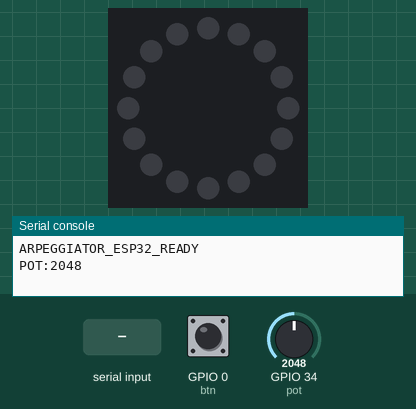
This program was run on a simulated ESP32 board running MicroPython. Parts: 16 RGB LEDs in a ring, first at the top, clockwise, the last lines printed to the serial console. Inputs (shaded band) come from the test bench; at power-on: GPIO 0 (btn) HIGH, GPIO 34 (pot) = 2048 (analog values on the 0–4095 scale). Dim RGB values are drawn brighter than linear.

Above: at 1.2 s.
1.3 s: GPIO 0 (btn) pulled LOW for 0.15 s
At 1.5 s:
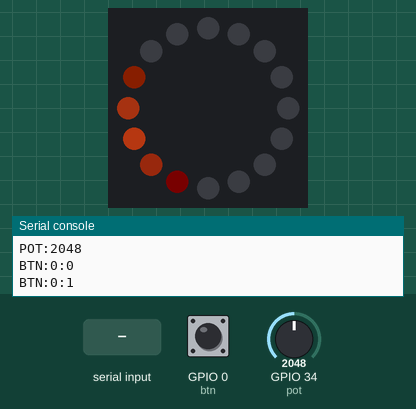
2.0 s: "NOTE:" typed at the serial console, then Enter
At 2.71 s:
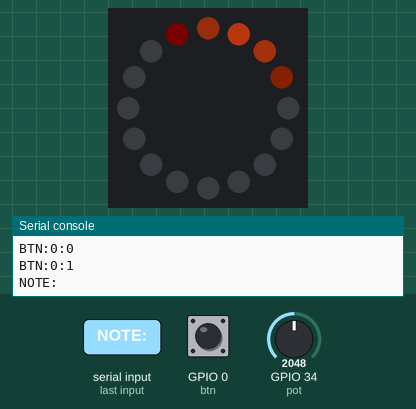
4.0 s: GPIO 34 (pot) set to 2866
At 4.82 s:
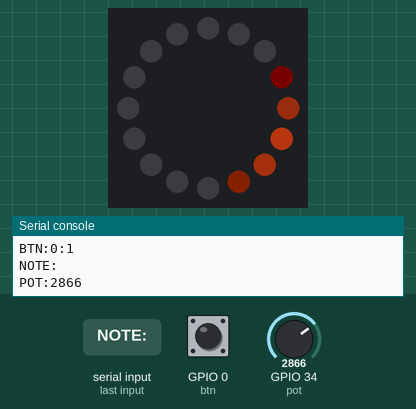
6.1 s: "RESET" typed at the serial console, then Enter
At 6.63 s:
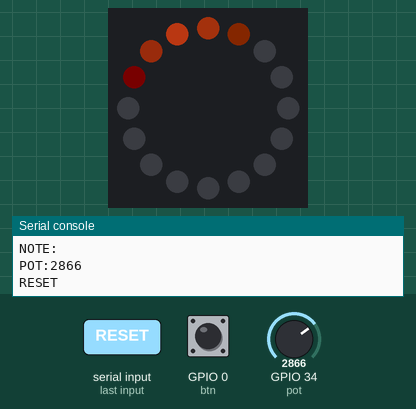
7.6 s: "BPM:" typed at the serial console, then Enter
At 10.51 s:
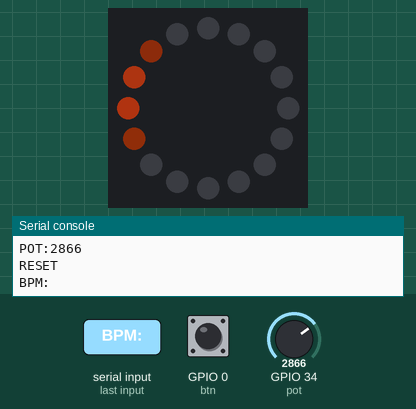
10.6 s: GPIO 0 (btn) pulled LOW for 1 s
At 11.98 s:
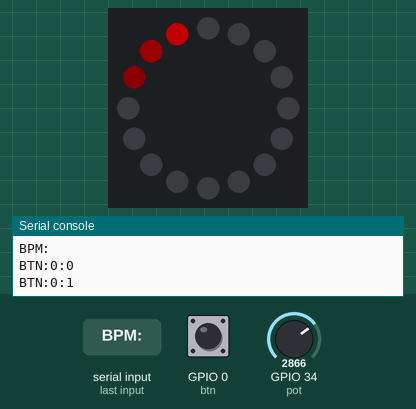
Timing chart, 0 to 13.2 s (numbered marks = the images above; inputs shaded):
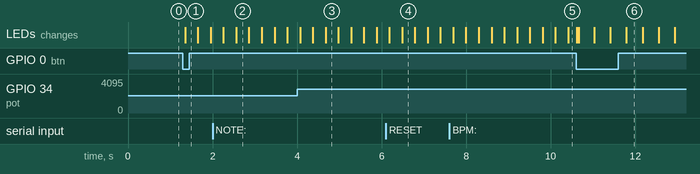

Measured:
- after the input at 1.3 s, the LEDs: change after 0.05 s (image 1)

The program:

main.py
```python
"""
ESP32 MicroPython Firmware — Arpeggiator LED Visualizer + Sensor Input

Connects to PC via serial (USB UART).
Receives NOTE/BPM/DIRECTION commands and drives WS2812B NeoPixels.
Sends POT/BTN sensor data back to PC.

Wiring:
  - NeoPixel data pin → GPIO 4  (configurable below)
  - Potentiometer (center pin) → GPIO 34 (ADC1_CH6)
  - Button (optional) → GPIO 0 (built-in BOOT button)
"""

# ============================================================
# CONFIGURATION
# ============================================================

NEOPIXEL_PIN = 4          # GPIO for NeoPixel data
NUM_LEDS = 16             # Number of LEDs in your strip/ring
POT_PIN = 34              # ADC pin for potentiometer
BTN_PIN = 0               # Button pin (optional, 0 = BOOT button on most boards)
SEND_INTERVAL_MS = 50     # How often to send sensor data to PC
LED_BRIGHTNESS = 80       # Max brightness (0-255)

# ============================================================
# IMPORTS
# ============================================================

import machine
import neopixel
import time
import math
import sys
import ubinascii

# ============================================================
# SETUP
# ============================================================

np = neopixel.NeoPixel(machine.Pin(NEOPIXEL_PIN), NUM_LEDS)
pot = machine.ADC(machine.Pin(POT_PIN))
pot.atten(machine.ADC.ATTN_11DB)  # 0-3.3V range

btn = machine.Pin(BTN_PIN, machine.Pin.IN, machine.Pin.PULL_UP)

# ============================================================
# STATE
# ============================================================

class ArpState:
    """Current arpeggio visualization state."""
    def __init__(self):
        self.notes = []           # List of (midi_note, velocity, time_received)
        self.bpm = 120
        self.direction = "up"
        self.scale = "Major"
        self.last_pot_value = -1
        self.last_btn_state = 1
        self.mode = "notes"       # "notes", "bpm", "direction"

state = ArpState()

# ============================================================
# LED EFFECTS
# ============================================================

def hsv_to_rgb(h, s, v):
    """HSV (0-360, 0-1, 0-1) → RGB (0-255)."""
    h = h % 360
    c = v * s
    x = c * (1 - abs((h / 60) % 2 - 1))
    m = v - c

    if h < 60:
        r, g, b = c, x, 0
    elif h < 120:
        r, g, b = x, c, 0
    elif h < 180:
        r, g, b = 0, c, x
    elif h < 240:
        r, g, b = 0, x, c
    elif h < 300:
        r, g, b = x, 0, c
    else:
        r, g, b = c, 0, x

    return int((r + m) * 255), int((g + m) * 255), int((b + m) * 255)


def midi_to_led_index(midi_note):
    """Map a MIDI note number to an LED index.

    Uses the note's pitch class (C=0, C#=1, ... B=11) to
    determine position on the LED ring.
    """
    pitch_class = midi_note % 12
    # Spread 12 pitch classes across NUM_LEDS
    return (pitch_class * NUM_LEDS) // 12


def midi_to_color(midi_note, velocity=100):
    """Map MIDI note + velocity to an RGB color.

    Note pitch → hue (C=red, E=green, G#=blue, etc.)
    Velocity → brightness
    """
    pitch_class = midi_note % 12
    hue = (pitch_class / 12) * 360
    saturation = 0.9
    value = velocity / 127 * LED_BRIGHTNESS / 255
    value = max(0.05, min(1.0, value))
    return hsv_to_rgb(hue, saturation, value)


def render_note_mode():
    """Render active notes on the LED strip.

    Notes fade out over time. Each note lights up its
    pitch-class position with note color.
    """
    np.fill((0, 0, 0))
    now = time.ticks_ms()
    active_leds = {}

    for midi_note, velocity, received in state.notes:
        age = time.ticks_diff(now, received)
        # Notes fade out over 500ms
        if age > 500:
            continue

        idx = midi_to_led_index(midi_note)
        r, g, b = midi_to_color(midi_note, velocity)
        fade = 1.0 - (age / 500)
        r = int(r * fade)
        g = int(g * fade)
        b = int(b * fade)

        # Combine overlapping notes (take brightest)
        if idx in active_leds:
            old_r, old_g, old_b = active_leds[idx]
            brightness = r + g + b
            old_brightness = old_r + old_g + old_b
            if brightness > old_brightness:
                active_leds[idx] = (r, g, b)
        else:
            active_leds[idx] = (r, g, b)

    for idx, (r, g, b) in active_leds.items():
        np[idx] = (r, g, b)

    np.write()


def render_bpm_mode():
    """Render BPM as a rotating pulse around the LED ring."""
    now = time.ticks_ms()
    beat_ms = 60000 // state.bpm
    progress = (now % beat_ms) / beat_ms

    # One bright LED rotates, with a trail
    for i in range(NUM_LEDS):
        led_progress = i / NUM_LEDS
        dist = abs(progress - led_progress)
        if dist > 0.5:
            dist = 1.0 - dist
        brightness = max(0, 1.0 - dist * 6)  # Trail length
        brightness = brightness * brightness * LED_BRIGHTNESS  # Quadratic fade
        np[i] = (int(brightness), int(brightness * 0.3), int(brightness * 0.1))

    np.write()


def render_direction_mode():
    """Visualize the direction pattern as LED animations."""
    patterns = {
        "up": _render_up,
        "down": _render_down,
        "up_down": _render_up_down,
        "random": _render_random,
    }
    render_fn = patterns.get(state.direction, _render_up)
    render_fn()


def _render_up():
    """Chase from bottom to top."""
    now = time.ticks_ms()
    speed = max(50, 500 - state.bpm)
    pos = (now // speed) % NUM_LEDS
    _render_chase(pos)


def _render_down():
    """Chase from top to bottom."""
    now = time.ticks_ms()
    speed = max(50, 500 - state.bpm)
    pos = NUM_LEDS - 1 - ((now // speed) % NUM_LEDS)
    _render_chase(pos)


def _render_up_down():
    """Ping-pong chase."""
    now = time.ticks_ms()
    speed = max(50, 500 - state.bpm)
    total_steps = NUM_LEDS * 2 - 2
    step = (now // speed) % total_steps
    if step < NUM_LEDS:
        pos = step
    else:
        pos = total_steps - step
    _render_chase(pos)


def _render_random():
    """Random sparkles."""
    now = time.ticks_ms()
    for i in range(NUM_LEDS):
        val = (machine.time_pulse_us(machine.Pin(4), 1, 10) or 0) % 100
        if val < 5:  # ~5% chance of sparkle
            np[i] = (LED_BRIGHTNESS, LED_BRIGHTNESS, LED_BRIGHTNESS)
        else:
            np[i] = (0, 0, 0)
    np.write()


def _render_chase(pos):
    """Render a chase effect at position pos."""
    for i in range(NUM_LEDS):
        d = abs(i - pos)
        if d == 0:
            brightness = LED_BRIGHTNESS
        elif d == 1:
            brightness = LED_BRIGHTNESS // 3
        elif d == 2:
            brightness = LED_BRIGHTNESS // 8
        else:
            brightness = 0
        np[i] = (brightness, 0, 0)
    np.write()


# ============================================================
# SERIAL COMMANDS
# ============================================================

def handle_command(cmd):
    """Parse and handle a command from the PC."""
    cmd = cmd.strip()
    if not cmd:
        return

    if cmd.startswith("NOTE:"):
        # Format: NOTE:<midi>,<velocity>
        try:
            parts = cmd[5:].split(",")
            midi = int(parts[0])
            vel = int(parts[1]) if len(parts) > 1 else 100
            state.notes.append((midi, vel, time.ticks_ms()))
            # Keep only recent notes (last 50)
            if len(state.notes) > 50:
                state.notes = state.notes[-50:]
        except (ValueError, IndexError):
            pass

    elif cmd.startswith("BPM:"):
        try:
            state.bpm = max(20, min(300, int(cmd[4:])))
        except ValueError:
            pass

    elif cmd.startswith("DIRECTION:"):
        state.direction = cmd[10:].strip().lower()

    elif cmd.startswith("SCALE:"):
        state.scale = cmd[6:].strip()

    elif cmd == "RESET":
        state.notes.clear()
        np.fill((0, 0, 0))
        np.write()

    elif cmd == "MODE:NOTES":
        state.mode = "notes"
    elif cmd == "MODE:BPM":
        state.mode = "bpm"
    elif cmd == "MODE:DIRECTION":
        state.mode = "direction"


# ============================================================
# SENSOR READING
# ============================================================

def read_sensors():
    """Read sensors and send data to PC."""
    global state

    # Read potentiometer
    pot_val = pot.read()
    if abs(pot_val - state.last_pot_value) > 5:  # Debounce threshold
        state.last_pot_value = pot_val
        print(f"POT:{pot_val}")

    # Read button
    btn_state = btn.value()
    if btn_state != state.last_btn_state:
        state.last_btn_state = btn_state
        print(f"BTN:{BTN_PIN}:{btn_state}")

        # Single press toggles display mode
        if btn_state == 0:  # Pressed (active low)
            modes = ["notes", "bpm", "direction"]
            idx = (modes.index(state.mode) + 1) % len(modes)
            state.mode = modes[idx]


# ============================================================
# MAIN LOOP
# ============================================================

def main():
    """Main firmware loop."""
    print("ARPEGGIATOR_ESP32_READY")
    sys.stdout.flush()

    last_sensor_time = time.ticks_ms()
    last_render_time = time.ticks_ms()

    while True:
        # --- Handle incoming serial commands ---
        if sys.stdin.buffer.any():
            try:
                line = sys.stdin.readline()
                if line:
                    handle_command(line)
            except Exception:
                pass

        # --- Send sensor data ---
        now = time.ticks_ms()
        if time.ticks_diff(now, last_sensor_time) >= SEND_INTERVAL_MS:
            read_sensors()
            last_sensor_time = now

        # --- Render LEDs ---
        if time.ticks_diff(now, last_render_time) >= 20:  # ~50fps
            if state.mode == "notes":
                render_note_mode()
            elif state.mode == "bpm":
                render_bpm_mode()
            elif state.mode == "direction":
                render_direction_mode()
            last_render_time = now

        # Small yield for background tasks
        time.sleep_ms(5)


if __name__ == "__main__":
    main()
```

boot.py
```python
"""
ESP32 boot.py — runs on startup to configure pins and WiFi (if needed).
For the arpeggiator visualizer, we just need serial + NeoPixels.
"""

import machine
import esp
import os

# Set CPU frequency to 240MHz for smooth LED animations
machine.freq(240000000)

# Disable debug output on GPIO pins for better performance
esp.osdebug(None)

# Run the main firmware
import main
```
